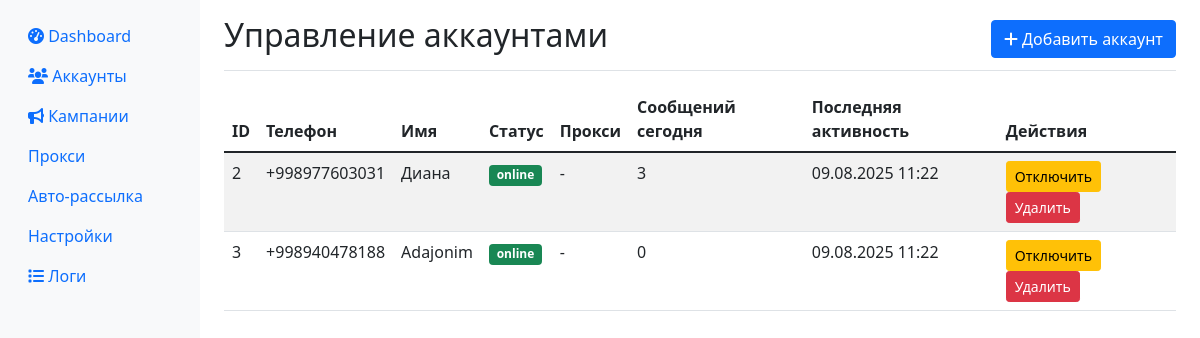
Page /accounts on the earlier database version.
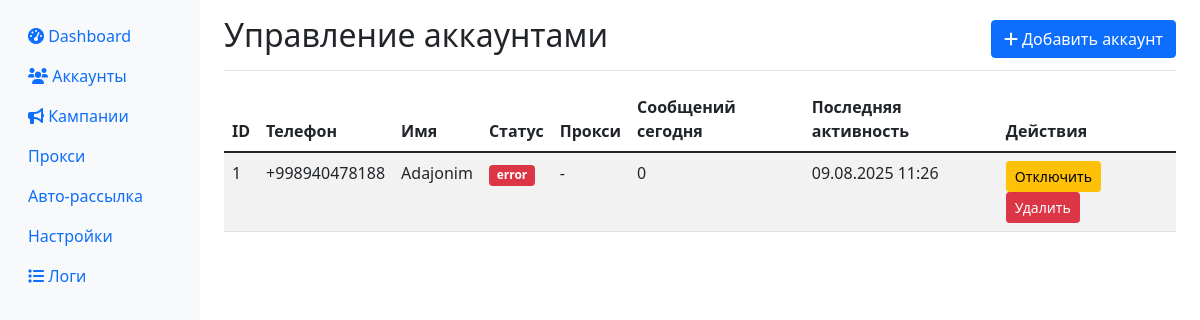
Same page on the later database version.
### app/database.py (models this page shows)
class Account(Base):
    __tablename__ = "accounts"
    id = Column(Integer, primary_key=True, index=True)
    phone = Column(String, unique=True, index=True)
    name = Column(String)
    status = Column(String, default="offline")  # online, offline, blocked, error
    session_data = Column(Text)  # зашифрованная сессия
    proxy = Column(String, nullable=True)
    created_at = Column(DateTime, default=datetime.utcnow)
    last_activity = Column(DateTime, default=datetime.utcnow)
    messages_sent_today = Column(Integer, default=0)
    messages_sent_hour = Column(Integer, default=0)
    last_message_time = Column(DateTime, nullable=True)
    is_active = Column(Boolean, default=True)

### app/web.py (the view)
@app.get("/accounts", response_class=HTMLResponse)
async def accounts_page(request: Request, db: Session = Depends(get_db)):
    accounts = db.query(Account).all()
    return templates.TemplateResponse("accounts.html", {
        "request": request,
        "accounts": accounts
    })

### templates/accounts.html (shortened to what this page needs)
{% extends "base.html" %}
{% block content %}
<div class="d-flex justify-content-between flex-wrap flex-md-nowrap align-items-center pt-3 pb-2 mb-3 border-bottom">
    <h1 class="h2">Управление аккаунтами</h1>
    <button class="btn btn-primary" data-bs-toggle="modal" data-bs-target="#addAccountModal">
        <i class="fas fa-plus"></i> Добавить аккаунт
    </button>
</div>
<div class="table-responsive">
    <table class="table table-striped">
        <thead>
            <tr>
                <th>ID</th>
                <th>Телефон</th>
                <th>Имя</th>
                <th>Статус</th>
                <th>Прокси</th>
                <th>Сообщений сегодня</th>
                <th>Последняя активность</th>
                <th>Действия</th>
            </tr>
        </thead>
        <tbody>
            {% for account in accounts %}
            <tr>
                <td>{{ account.id }}</td>
                <td>{{ account.phone }}</td>
                <td>{{ account.name or '-' }}</td>
                <td>
                    <span class="badge bg-{% if account.status == 'online' %}success{% elif account.status == 'offline' %}secondary{% elif account.status == 'error' %}danger{% else %}warning{% endif %}">
                        {{ account.status }}
                    </span>
                </td>
                <td>{{ account.proxy or '-' }}</td>
                <td>{{ account.messages_sent_today }}</td>
                <td>{{ account.last_activity.strftime('%d.%m.%Y %H:%M') if account.last_activity else '-' }}</td>
                <td>
                    <button class="btn btn-sm btn-{% if account.is_active %}warning{% else %}success{% endif %}"
                            onclick="toggleAccount({{ account.id }})">
                        {% if account.is_active %}Отключить{% else %}Включить{% endif %}
                    </button>
                    <button class="btn btn-sm btn-danger" onclick="deleteAccount({{ account.id }})">
                        Удалить
                    </button>
                </td>
            </tr>
            {% endfor %}
        </tbody>
    </table>
</div>
{% endblock %}

### templates/base.html (shortened to what this page needs)
<!DOCTYPE html>
<html lang="ru">
<head>
    <link href="https://cdn.jsdelivr.net/npm/bootstrap@5.1.3/dist/css/bootstrap.min.css" rel="stylesheet">
    <link href="https://cdnjs.cloudflare.com/ajax/libs/font-awesome/6.0.0/css/all.min.css" rel="stylesheet">
</head>
<body>
    <div class="container-fluid">
        <div class="row">
            <nav class="col-md-2 d-md-block sidebar collapse">
                <div class="position-sticky pt-3">
                    <ul class="nav flex-column">
                        <li class="nav-item">
                            <a class="nav-link" href="/">
                                <i class="fas fa-tachometer-alt"></i> Dashboard
                            </a>
                        </li>
                        <li class="nav-item">
                            <a class="nav-link" href="/accounts">
                                <i class="fas fa-users"></i> Аккаунты
                            </a>
                        </li>
                        <li class="nav-item">
                            <a class="nav-link" href="/campaigns">
                                <i class="fas fa-bullhorn"></i> Кампании
                            </a>
                        </li>
                        <li class="nav-item">
                            <a class="nav-link" href="/proxies">Прокси</a>
                        </li>
                        <li class="nav-item">
                            <a class="nav-link" href="/auto-campaign">Авто-рассылка</a>
                        </li>
                        <li class="nav-item">
                            <a class="nav-link" href="/settings">Настройки</a>
                        </li>
                        <li class="nav-item">
                            <a class="nav-link" href="/logs">
                                <i class="fas fa-list"></i> Логи
                            </a>
                        </li>
                    </ul>
                </div>
            </nav>
            <main class="col-md-10 ms-sm-auto px-md-4">
                {% block content %}{% endblock %}
            </main>
        </div>
    </div>
</body>
</html>

### templates/base.html (style rules this page uses)
.sidebar { min-height: 100vh; background-color: #f8f9fa; }

Differences in the rows shown:
removed Account: id "2", phone "+998977603031", name "Диана", status "online", proxy "-", messages_sent_today "3", last_activity "09.08.2025 11:22", is_active "Отключить"
removed Account: id "3", phone "+998940478188", name "Adajonim", status "online", proxy "-", messages_sent_today "0", last_activity "09.08.2025 11:22", is_active "Отключить"
added Account: id "1", phone "+998940478188", name "Adajonim", status "error", proxy "-", messages_sent_today "0", last_activity "09.08.2025 11:26", is_active "Отключить"
